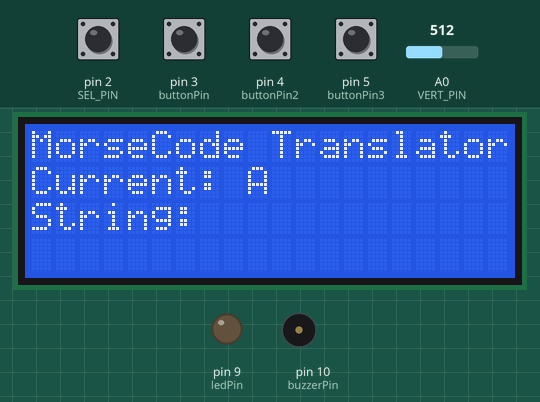
Recording of a sketch running on a simulated Arduino Uno, built with avr-gcc and run on an emulated ATmega328P. Parts: 20×4 character LCD, output pins drawn as LEDs (lit = HIGH), buzzer (waves = sounding, pin HIGH). The inputs (shaded band) are chosen by the test bench; at power-on: pin 2 (SEL_PIN), pin 3 (buttonPin), pin 4 (buttonPin2), pin 5 (buttonPin3) HIGH, A0 (VERT_PIN) = 512.

Above: at 1.3 s.
1.4 s: A0 (VERT_PIN) set to 594
2.9 s: A0 (VERT_PIN) set to 610
At 4.44 s:
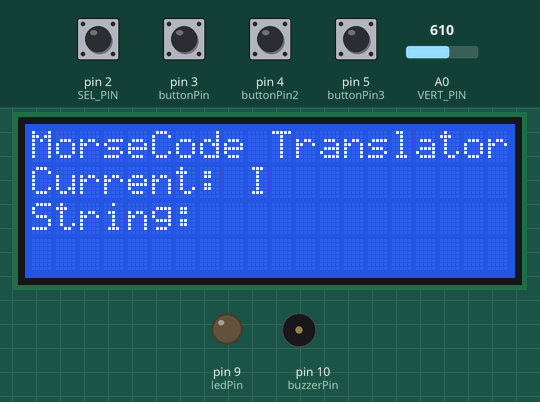
5.0 s: pin 2 (SEL_PIN) pulled LOW for 0.15 s
At 5.67 s:
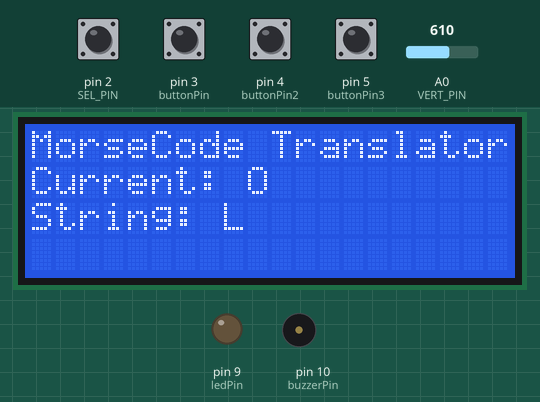
5.7 s: pin 3 (buttonPin) pulled LOW for 0.15 s
At 6.33 s:
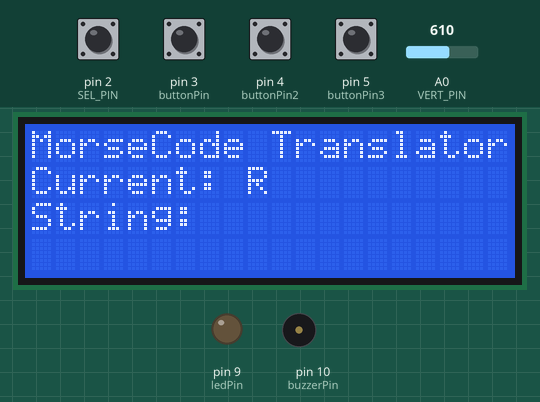
6.4 s: pin 2 (SEL_PIN) pulled LOW for 1 s
At 7.94 s:
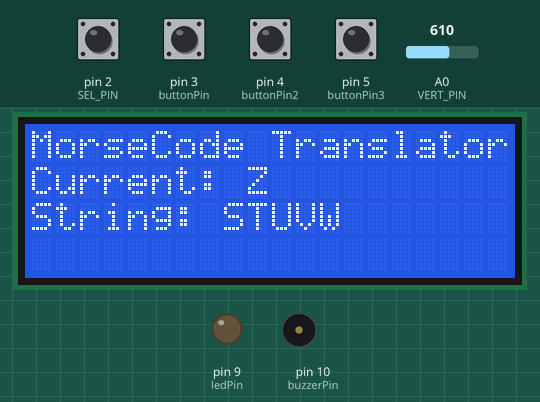
8.0 s: pin 5 (buttonPin3) pulled LOW for 0.15 s
At 8.31 s:
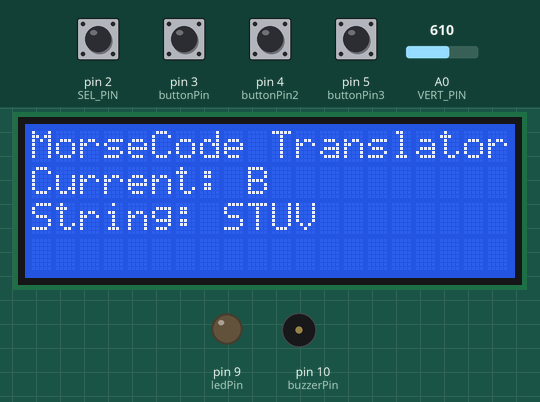
Timing chart, 0 to 11.0 s (numbered marks = the images above; inputs shaded):
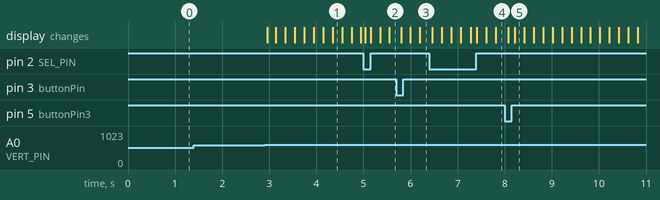

The sketch:

translator.ino
```cpp
#include <LiquidCrystal_I2C.h>

#define I2C_ADDR 0x27
#define LCD_COLUMNS 20
#define LCD_LINES 4
LiquidCrystal_I2C lcd(I2C_ADDR, LCD_COLUMNS, LCD_LINES);

#define VERT_PIN A0
#define SEL_PIN 2

const int ledPin = 9;
const int buttonPin = 3;
const int buttonPin2 = 4;
const int buttonPin3 = 5;
const int buzzerPin = 10;

char alphabet[] = "ABCDEFGHIJKLMNOPQRSTUVWXYZ";
int alphabetLength = sizeof(alphabet) - 1;

String morseCode[] = {
  ".-", "-...", "-.-.", "-..", ".", "..-.", "--.", "....", "..", ".---",
  "-.-", ".-..", "--", "-.", "---", ".--.", "--.-", ".-.", "...", "-",
  "..-", "...-", ".--", "-..-", "-.--", "--.."
};

int currentLetterIndex = 0;
String selectedString = "";

unsigned long lastButtonPress = 0;
const unsigned long debounceDelay = 200;

unsigned long lastResetPress = 0;
const unsigned long resetDebounceDelay = 200;

unsigned long lastVertChange = 0;
const unsigned long vertDebounceDelay = 200;

const int dotDuration = 100;
const int dashDuration = 300;
const int charPause = 300;

void setup() {
  lcd.init();
  lcd.backlight();
  lcd.clear();

  pinMode(VERT_PIN, INPUT);
  pinMode(SEL_PIN, INPUT_PULLUP);
  pinMode(ledPin, OUTPUT);
  pinMode(buttonPin, INPUT_PULLUP);
  pinMode(buttonPin2, INPUT_PULLUP);
  pinMode(buttonPin3, INPUT_PULLUP);
  pinMode(buzzerPin, OUTPUT);

  lcd.setCursor(0, 0);
  updateLCD();
}

void loop() {
  checkVerticalMovement();
  checkSelectButton();
  checkResetButton();
  checkTranscribeButton();
  checkRemoveButton();
}

void checkVerticalMovement() {
  int vertValue = analogRead(VERT_PIN);
  unsigned long currentMillis = millis();

  if (currentMillis - lastVertChange > vertDebounceDelay) {
    if (vertValue < 400) {
      currentLetterIndex--;
      if (currentLetterIndex < 0) {
        currentLetterIndex = alphabetLength - 1;
      }
      updateLCD();
      lastVertChange = currentMillis;
    } else if (vertValue > 600) {
      currentLetterIndex++;
      if (currentLetterIndex >= alphabetLength) {
        currentLetterIndex = 0;
      }
      updateLCD();
      lastVertChange = currentMillis;
    }
  }
}

void checkSelectButton() {
  if (digitalRead(SEL_PIN) == LOW) {
    unsigned long currentMillis = millis();
    if (currentMillis - lastButtonPress > debounceDelay) {
      selectedString += alphabet[currentLetterIndex];
      updateLCD();
      lastButtonPress = currentMillis;
    }
  }
}

void checkResetButton() {
  if (digitalRead(buttonPin) == LOW) {
    unsigned long currentMillis = millis();
    if (currentMillis - lastResetPress > resetDebounceDelay) {
      selectedString = "";
      updateLCD();
      lastResetPress = currentMillis;
    }
  }
}

void checkTranscribeButton(){
  if(digitalRead(buttonPin2) == LOW){
    unsigned long currentMillis = millis();
    if (currentMillis - lastResetPress > resetDebounceDelay) {
      transcribeString();
      lastResetPress = currentMillis;
    }
  }
}

void checkRemoveButton() {
  if(digitalRead(buttonPin3) == LOW) {

    unsigned long currentMillis = millis();
    if (currentMillis - lastResetPress > resetDebounceDelay) {
      if (selectedString.length() > 0) {
        selectedString.remove(selectedString.length() - 1);
        updateLCD();
      }
      lastResetPress = currentMillis;
    }
  }
}

void transcribeString() {
  for (int i = 0; i < selectedString.length(); i++) {
    char letter = selectedString[i];
    int index = letter - 'A';
    if (index >= 0 && index < alphabetLength) {
      String morse = morseCode[index];
      for (int j = 0; j < morse.length(); j++) {
        if (morse[j] == '.') {
          tone(buzzerPin, 1000, dotDuration);
          delay(dotDuration);
        } else if (morse[j] == '-') {
          tone(buzzerPin, 1000, dashDuration);
          delay(dashDuration);
        }
        delay(dotDuration);
      }
      delay(charPause);
    }
  }
}

void updateLCD() {
  lcd.clear();
  lcd.setCursor(0, 0);
  lcd.print("MorseCode Translator");
  lcd.setCursor(0, 1);
  lcd.print("Current: ");
  lcd.print(alphabet[currentLetterIndex]);
  lcd.setCursor(0, 2);
  lcd.print("String: ");
  lcd.print(selectedString);
  lcd.setCursor(0, 3);
  lcd.print("                    ");
}
```

Measured:
- the behaviour switches between 600 and 601 on A0 (VERT_PIN) (found by bisection; images 0 and 1)
- after the input at 1.4 s, every drawn part: stays the same
- after the input at 2.9 s, the display: first changes after 0.06 s (image 1 shows a later state)
- after the input at 5.0 s, the display: first changes at once (image 2 shows a later state)
- after the input at 5.7 s, the display: first changes after 0.10 s (image 3 shows a later state)
- after the input at 6.4 s, the display: first changes after 0.06 s (image 4 shows a later state)
- after the input at 8.0 s, the display: first changes after 0.08 s (image 5 shows a later state)
